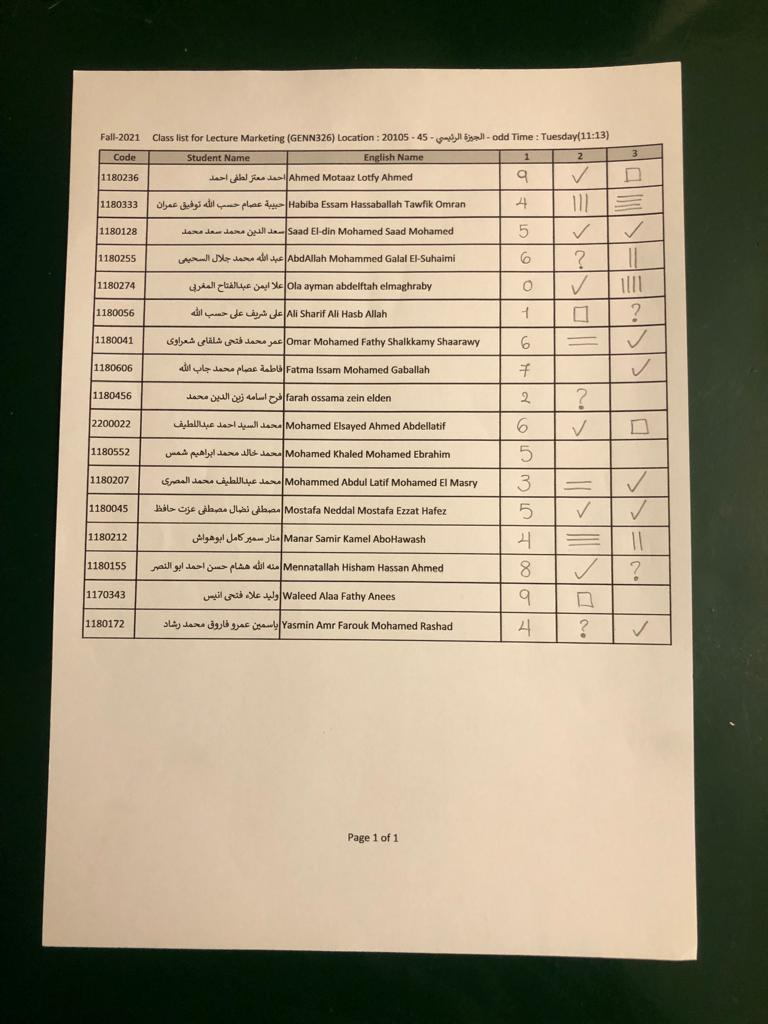
#> input picture grade sheet/Walid/gradesheet/1.jpg, 768 x 1024 px, found by its file name
$ jupyter execute --allow-errors 'Sign Detection .ipynb'
#> lines starting #> are read from the running program, lines starting #| are printed output that depends on the picture; after the words box and inside, x2 and y2 are one past the last pixel; in counts of white or black regions, pixels touching at a corner belong together
#> further down, img is the input picture: shape (1024, 768, 3); mean B, G, R 123.7, 147.3, 158.9
### grade sheet/Walid/Signs Detection/commonfunctions.py


import skimage.io as io
import matplotlib.pyplot as plt
import numpy as np
from skimage.exposure import histogram
from matplotlib.pyplot import bar
from skimage.color import rgb2gray,rgb2hsv

# Convolution:
from scipy.signal import convolve2d
from scipy import fftpack
import math

from skimage.util import random_noise
from skimage.filters import median
from skimage.feature import canny


# Edges
from skimage.filters import sobel_h, sobel, sobel_v,roberts, prewitt

# Show the figures / plots inside the notebook
def show_images(images,titles=None):
    #This function is used to show image(s) with titles by sending an array of images and an array of associated titles.
    # images[0] will be drawn with the title titles[0] if exists
    # You aren't required to understand this function, use it as-is.
    n_ims = len(images)
#> n_ims = 1
    if titles is None: titles = ['(%d)' % i for i in range(1,n_ims + 1)]
#> titles = ['(1)']
    fig = plt.figure()
    n = 1
    for image,title in zip(images,titles):
        a = fig.add_subplot(1,n_ims,n)
        if image.ndim == 2:
            plt.gray()
        plt.imshow(image)
        a.set_title(title)
        n += 1
#> this loop made 1 pass
#> (title, n) on pass 1: ('(1)', 2)
#> after the loop, n = 2
    fig.set_size_inches(np.array(fig.get_size_inches()) * n_ims)
    plt.show()


# [6 lines left out: function showHist, not called in this run]

### grade sheet/Walid/Signs Detection/Sign Detection .ipynb
[cell 1]
import cv2
import matplotlib.pyplot as plt
import csv
# Import datasets, classifiers and performance metrics
from skimage.feature import hog
from skimage.transform import resize
from sklearn import datasets, svm, metrics
import sklearn
from sklearn.neighbors import KNeighborsClassifier
from sklearn.ensemble import RandomForestClassifier
from sklearn.model_selection import train_test_split
import skimage.io as io
from commonfunctions import *
import pandas as pd
import os
from skimage import img_as_ubyte
from skimage.morphology import binary_erosion, binary_dilation, binary_closing,skeletonize, thin
from imutils import contours as imcnts

#> (a cell that did not finish here is left out)

#> (a cell that did not finish here is left out)

#> (a cell that did not finish here is left out)

[cell 5]
def detect_question_mark(img):
    img = cv2.bilateralFilter(img, 20, 30, 30)

    img = cv2.cvtColor(img, cv2.COLOR_BGR2GRAY)
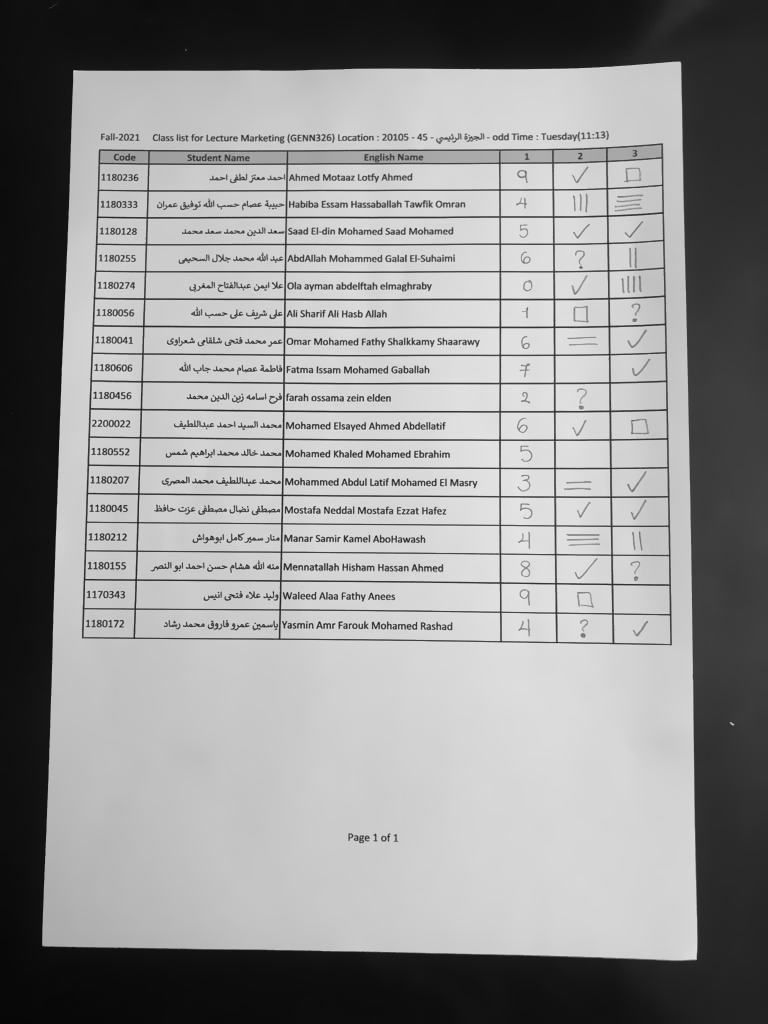
#> img: shape (1024, 768); min 7, max 237, mean 148.1

    img= cv2.adaptiveThreshold(img, 255, cv2.ADAPTIVE_THRESH_GAUSSIAN_C,
             cv2.THRESH_BINARY_INV, 51, 15)
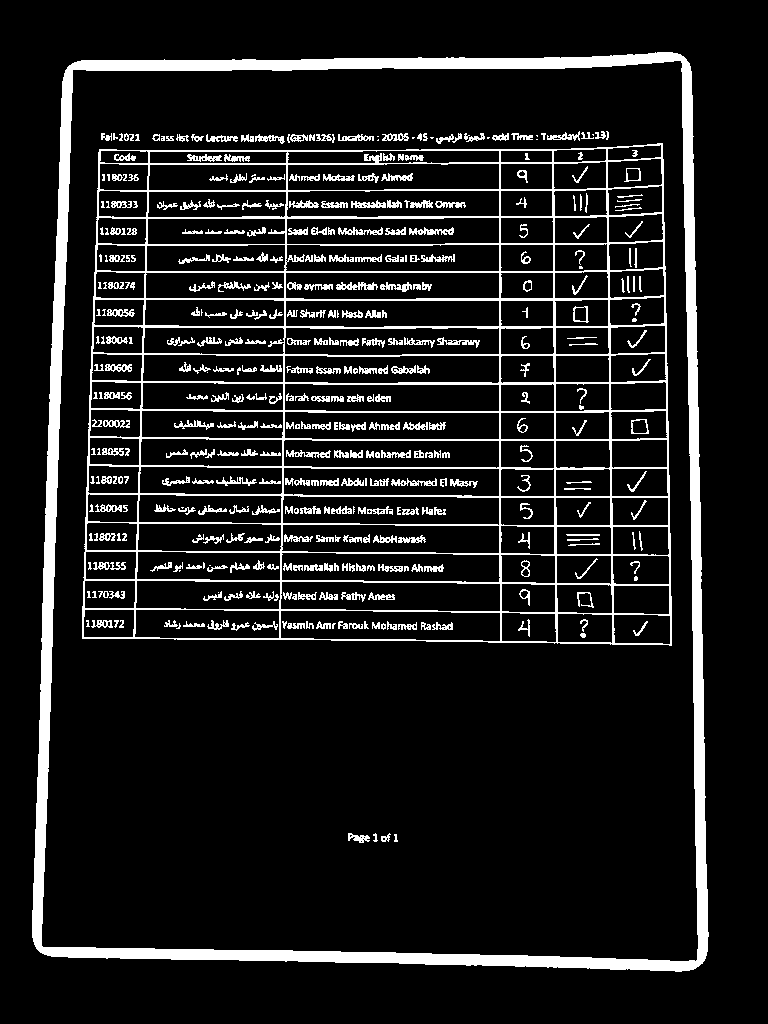
#> img: shape (1024, 768); 11.1% white; 433 white regions (54 under 20 px), largest, box (x1, y1, x2, y2) and area: (32, 52, 709, 972) 32603, (82, 143, 672, 646) 29376, (336, 282, 378, 290) 210
    img=skeletonize(img,method='lee')
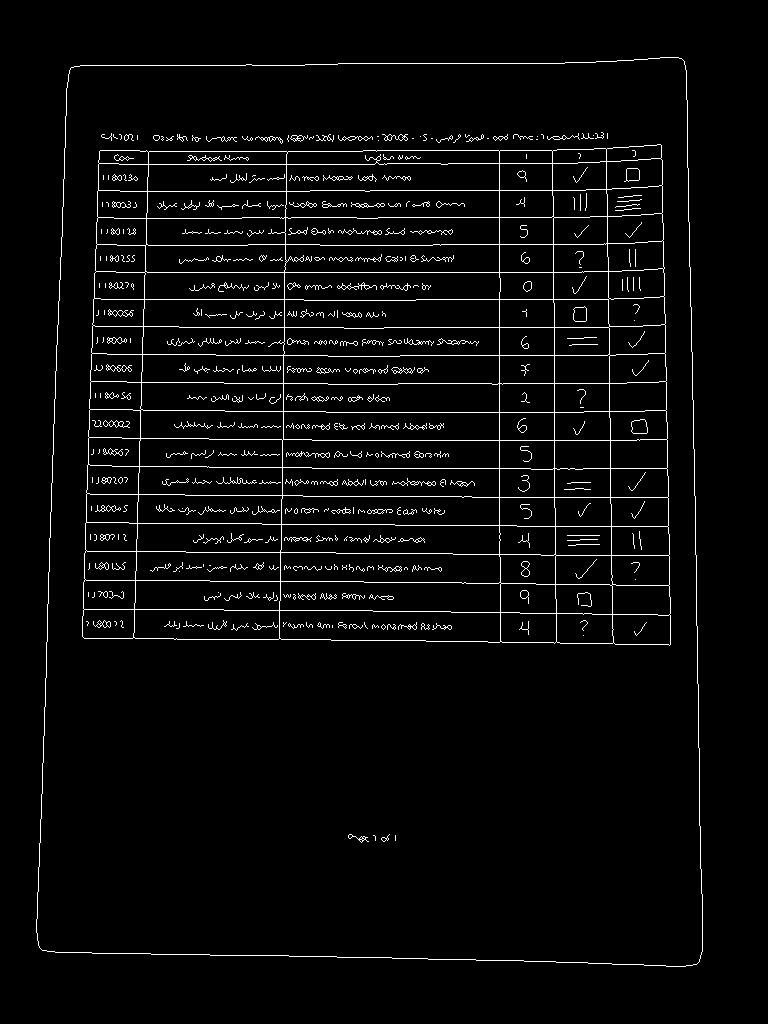
#> img: shape (1024, 768) bool; 3.5% white in thin lines or dots, all inside (x1, y1, x2, y2) = (36, 57, 703, 967)

    kernel = np.ones((4,4),np.uint8)
    kernel2 = np.ones((1,1),np.uint8)
    # img = cv2.dilate(img.copy(), kernel, 5)
    # img = cv2.erode(img.copy(), kernel, 5)
    # img = cv2.medianBlur(img,5)
    rows = img.shape[0]
#> rows = 1024

#     show_images([img])
    # img = 255-img
    lines_ver = cv2.HoughLinesP(img,1,np.pi/300,threshold=25,maxLineGap=15)
    circles = cv2.HoughCircles(img, cv2.HOUGH_GRADIENT, 1, rows/8,
                               param1=30, param2= 10,
                               minRadius=10, maxRadius=20)

#     print(lines_ver)
#     print(circles)
    if circles is None:
        rows+=1
    else:
        circles = np.uint16(np.around(circles))

        pap_cnts,_=cv2.findContours(img, cv2.RETR_EXTERNAL, cv2.CHAIN_APPROX_NONE)
        question_cnts,_=imcnts.sort_contours(pap_cnts,method='top-to-bottom')
#         cv2.drawContours(orig,[question_cnts[0]],-1,(0,255,0), 5)
        cnt = question_cnts[0]
        (x,y,w,h)=cv2.boundingRect(cnt)
        aspect_ratio=w/h
        peri = cv2.arcLength(cnt, True)
        if(cv2.contourArea(cnt)<1.5*peri):
            return True;

    return False;
#             for pt in circles[0, :]:
#                 a, b, r = pt[0], pt[1], pt[2]

#                 # Draw the circumference of the circle.
#                 cv2.circle(orig, (a, b), r, 255, 2)

#                 # Draw a small circle (of radius 1) to show the center.
#             #     cv2.circle(img, (a, b), 1, (0, 0, 255), 3)
#                 show_images([img, orig], ['without circle', 'With'])

[cell 6]
img  = cv2.imread("../../Results/Results/10/5/1.jpg")
show_images([img])
#> (the rest of this cell did not finish here and is left out)

$ run again, with grade sheet/Walid/Signs Detection/imgs/10.jpg copied over grade sheet/Walid/gradesheet/1.jpg
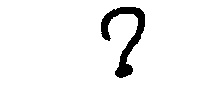
#> input picture grade sheet/Walid/Signs Detection/imgs/10.jpg, 202 x 88 px, found by its file name
#> img is the input picture: shape (88, 202, 3); min 0, max 255, mean 240.6
#> n_ims = 1
#> the loop in show_images, `for image,title in zip(images,titles):` made 1 pass
#> (title, n) on pass 1: ('(1)', 2)
#> after the loop in show_images, `for image,title in zip(images,titles):`: n = 2
#> in detect_question_mark, `img= cv2.adaptiveThreshold(img, 255, cv2.ADAPTIVE_THRESH_GAUSSIAN_C, c..`:
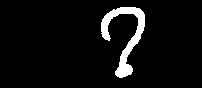
#> img: shape (88, 202); 5.6% white; 1 white region, box (x1, y1, x2, y2) and area: (101, 7, 145, 78) 1002
#> in detect_question_mark, `img=skeletonize(img,method='lee')`:
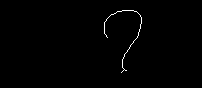
#> img: shape (88, 202) bool; 0.63% white in thin lines or dots, all inside (x1, y1, x2, y2) = (104, 10, 142, 73)

$ run again, with grade sheet/Walid/gradesheet/2.jpg copied over grade sheet/Walid/gradesheet/1.jpg
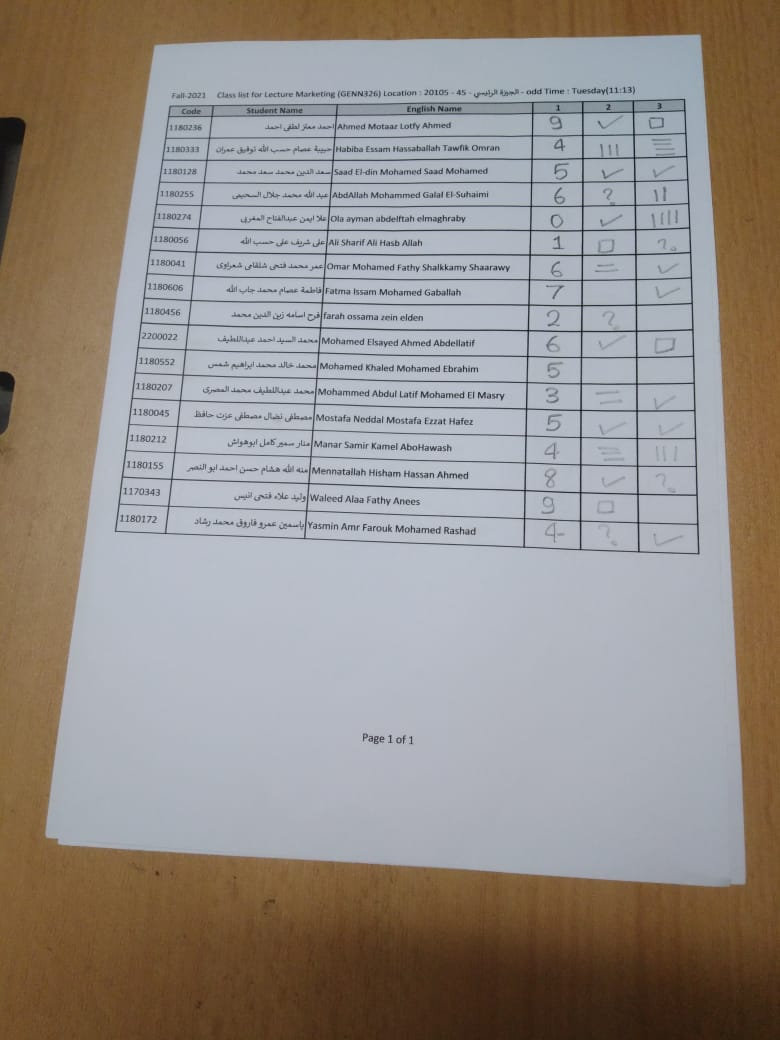
#> input picture grade sheet/Walid/gradesheet/2.jpg, 780 x 1040 px, found by its file name
#> img is the input picture: shape (1040, 780, 3); mean B, G, R 137.1, 142.5, 149.5
#> n_ims = 1
#> the loop in show_images, `for image,title in zip(images,titles):` made 1 pass
#> (title, n) on pass 1: ('(1)', 2)
#> after the loop in show_images, `for image,title in zip(images,titles):`: n = 2
#> in detect_question_mark, `img= cv2.adaptiveThreshold(img, 255, cv2.ADAPTIVE_THRESH_GAUSSIAN_C, c..`:
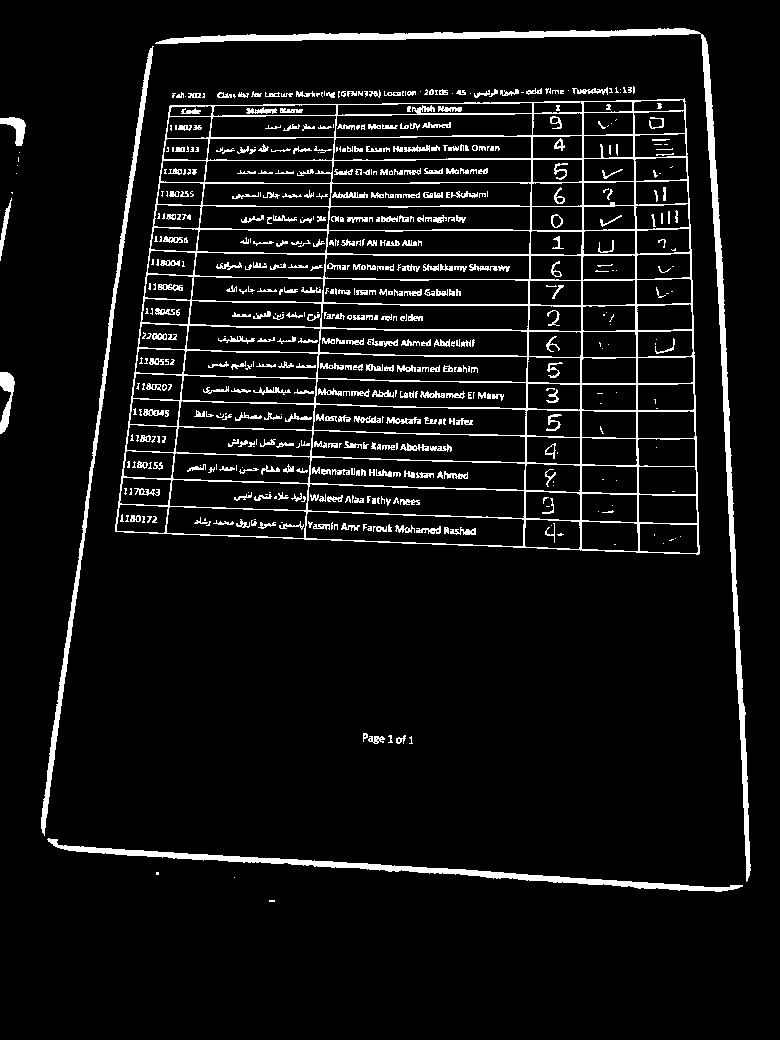
#> img: shape (1040, 780); 7.1% white; 598 white regions (252 under 20 px), largest, box (x1, y1, x2, y2) and area: (115, 98, 700, 555) 21978, (155, 28, 751, 882) 8095, (47, 838, 743, 892) 3864
#> in detect_question_mark, `img=skeletonize(img,method='lee')`:
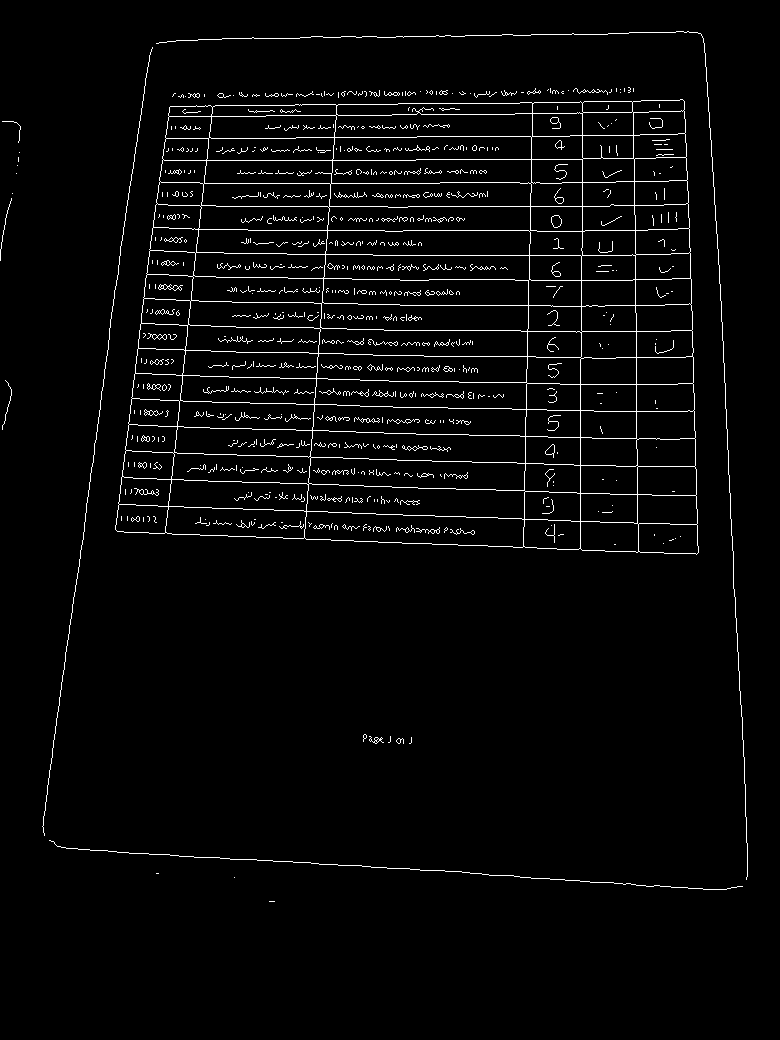
#> img: shape (1040, 780) bool; 3% white in thin lines or dots, all inside (x1, y1, x2, y2) = (0, 31, 748, 902)

$ run again, with grade sheet/Walid/gradesheet/3.jpg copied over grade sheet/Walid/gradesheet/1.jpg
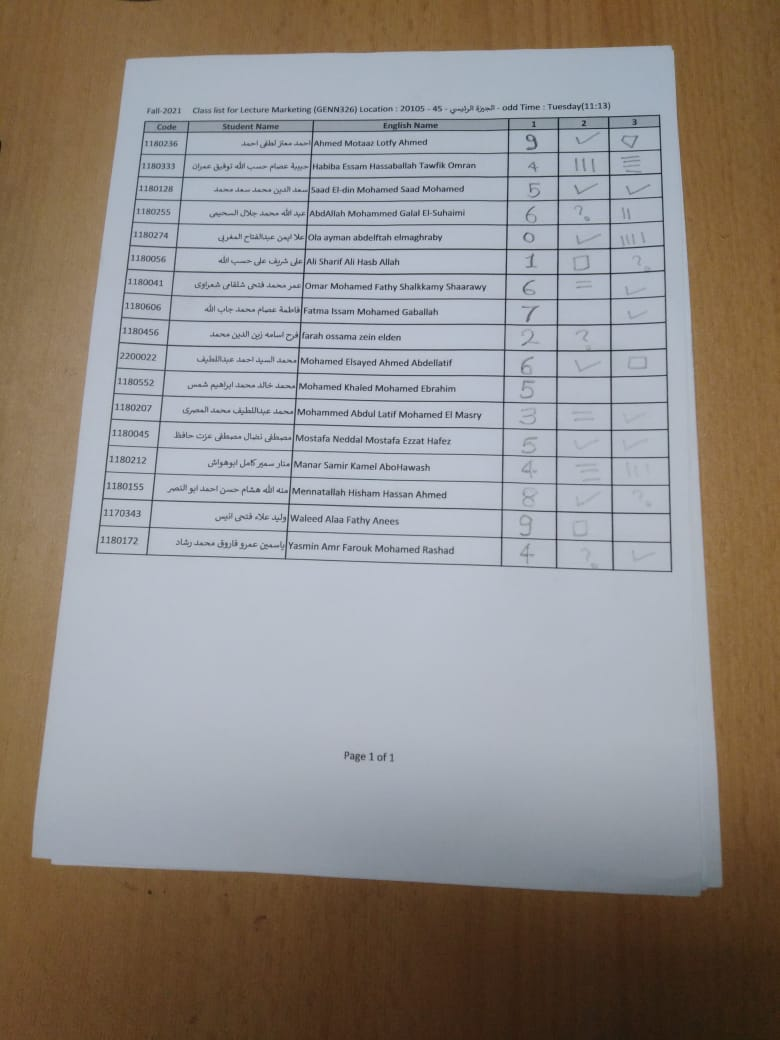
#> input picture grade sheet/Walid/gradesheet/3.jpg, 780 x 1040 px, found by its file name
#> img is the input picture: shape (1040, 780, 3); mean B, G, R 135.8, 139.7, 145.2
#> n_ims = 1
#> the loop in show_images, `for image,title in zip(images,titles):` made 1 pass
#> (title, n) on pass 1: ('(1)', 2)
#> after the loop in show_images, `for image,title in zip(images,titles):`: n = 2
#> in detect_question_mark, `img= cv2.adaptiveThreshold(img, 255, cv2.ADAPTIVE_THRESH_GAUSSIAN_C, c..`:
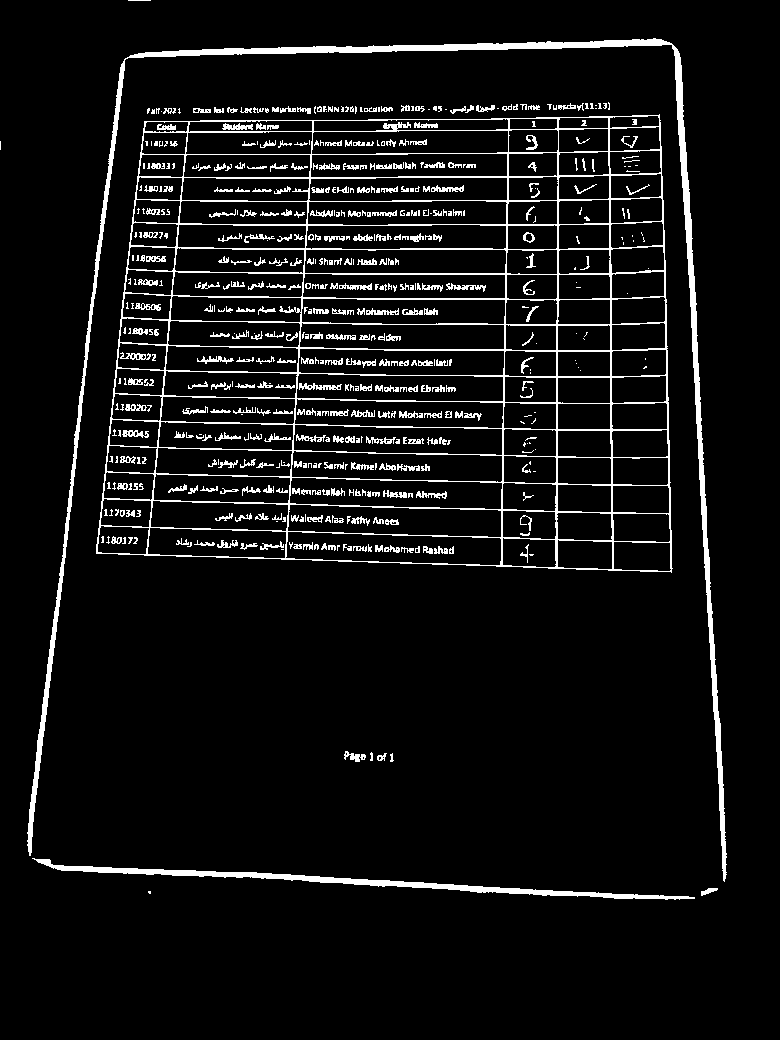
#> img: shape (1040, 780); 6.8% white; 559 white regions (232 under 20 px), largest, box (x1, y1, x2, y2) and area: (96, 114, 673, 573) 21680, (27, 38, 727, 882) 11244, (32, 858, 695, 900) 3460
#> in detect_question_mark, `img=skeletonize(img,method='lee')`:
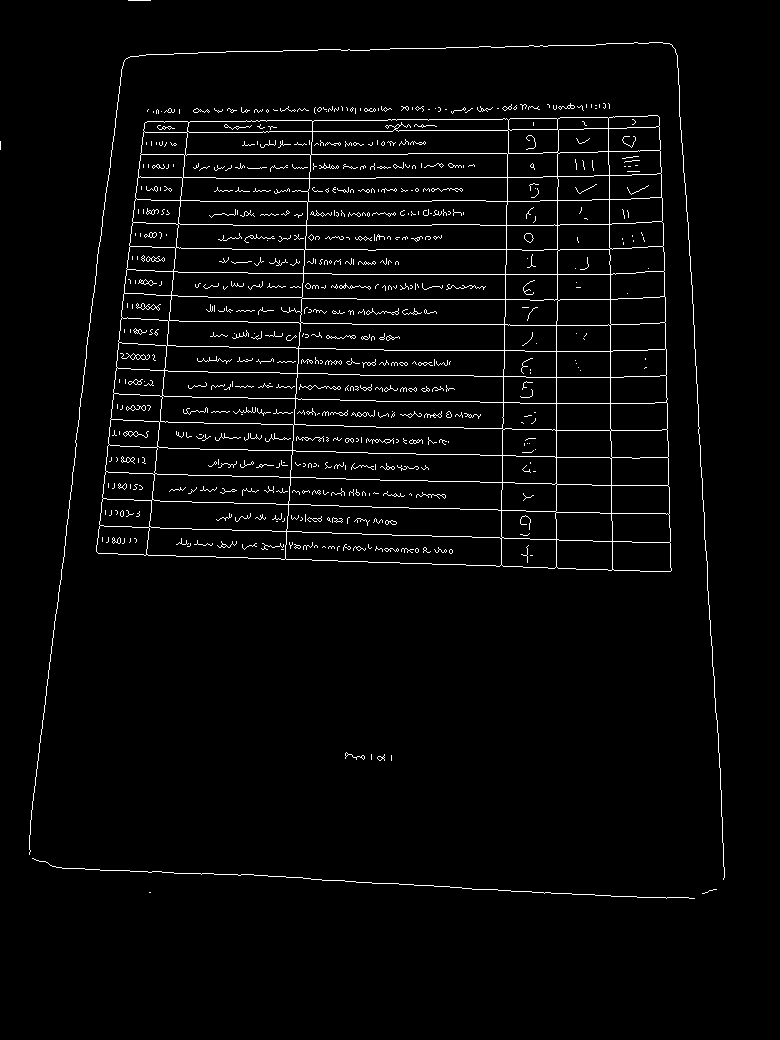
#> img: shape (1040, 780) bool; 2.9% white in thin lines or dots, all inside (x1, y1, x2, y2) = (0, 0, 725, 899)
